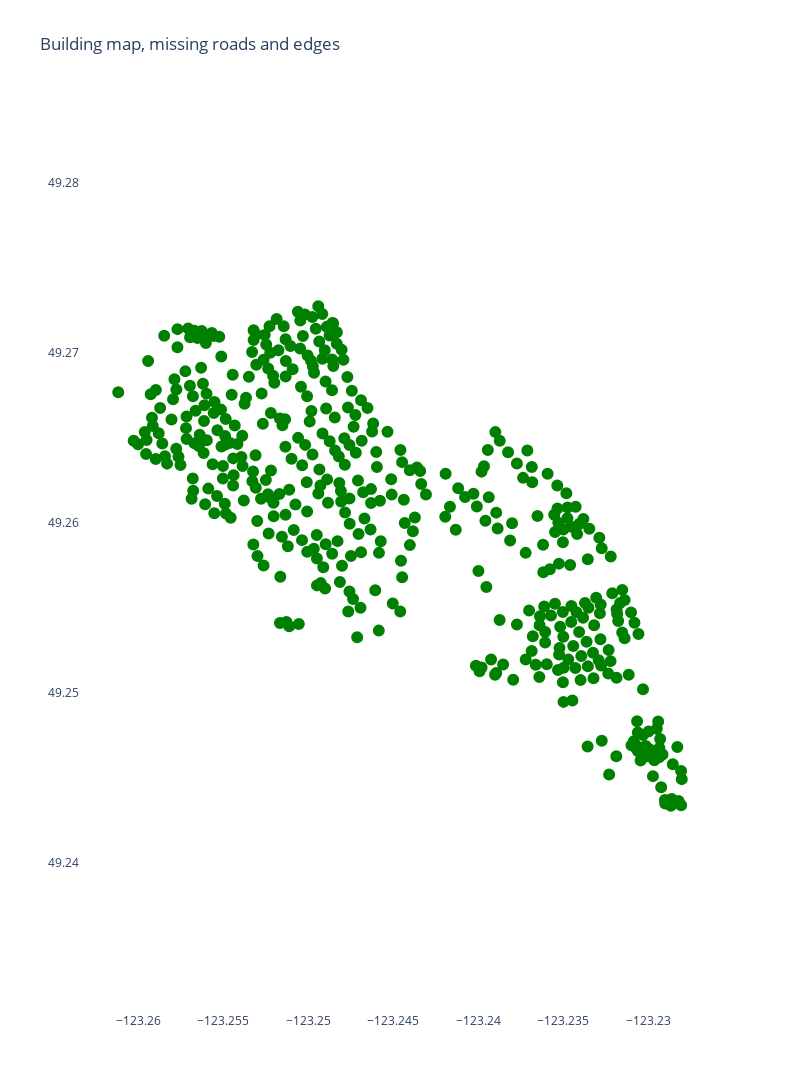

The notebook cell this image was saved under:
### Code cell
import networkx as nx
import plotly.graph_objects as go
import pandas as pd

# Create a graph
building_G = nx.Graph()

# Add nodes with positions
for i in range(len(buildings_df)):
    building_G.add_node(
        buildings_df["BLDG_CODE"][i], 
        pos=(buildings_df["LAT"][i], buildings_df["LONG"][i])
    )

# Extract positions of nodes
pos = nx.get_node_attributes(building_G, 'pos')


# Create node traces
node_x = [x for node, (x, y) in pos.items()]
node_y = [y for node, (x, y) in pos.items()]
node_text = [str(node) for node, (x, y) in pos.items()]

edge_trace = create_edges([], [])    
node_trace = create_nodes(node_x, node_y, node_text)
fig = create_fig(edge_trace, node_trace, name = "Building map, missing roads and edges", width=800, height=1200)

fig.show()

### Figure 1 — Plotly figure (JSON) as saved in the notebook; plotly's stock layout.template omitted (floating-point values rounded to 4 significant figures; data arrays with more than 128 entries replaced by an {"elided": "..."} marker saying what was removed)
{"data": [{"hoverinfo": "none", "line": {"color": "#888", "width": 1}, "mode": "lines", "type": "scatter", "x": [], "y": []}, {"hoverinfo": "text", "marker": {"color": {"elided": "445 str values"}, "line": {"color": {"elided": "445 str values"}, "width": 2}, "size": 10}, "mode": "markers", "text": {"elided": "445 str values"}, "textposition": "top center", "type": "scatter", "x": {"elided": "445 float values"}, "y": {"elided": "445 float values"}}], "layout": {"height": 1200, "showlegend": false, "title": {"text": "Building map, missing roads and edges"}, "width": 800, "xaxis": {"scaleanchor": "y", "scaleratio": 1, "showgrid": false, "zeroline": false}, "yaxis": {"scaleanchor": "x", "scaleratio": 1, "showgrid": false, "zeroline": false}}}
